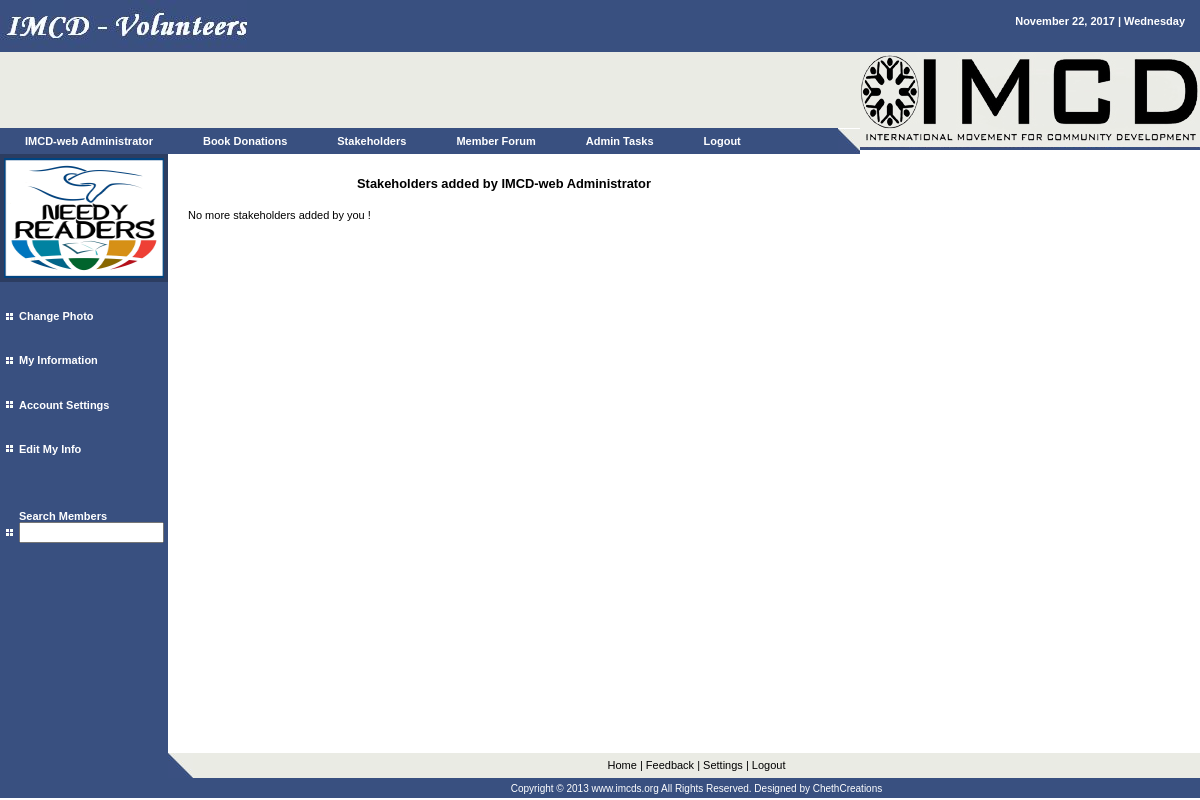
/user/mystake.php (signed in), run on the app's committed database.
### tables this page shows
CREATE TABLE `user` (
  `uid` int(50) NOT NULL auto_increment,
  `uname` varchar(50) NOT NULL,
  `pword` varchar(200) NOT NULL,
  `fname` varchar(50) NOT NULL,
  `mname` varchar(200) NOT NULL,
  `lname` varchar(50) NOT NULL,
  `dob` varchar(50) NOT NULL,
  `country` varchar(50) NOT NULL,
  `gender` varchar(50) NOT NULL,
  `tele` varchar(50) NOT NULL,
  `email` varchar(50) NOT NULL,
  `seq` varchar(50) NOT NULL,
  `answer` varchar(50) NOT NULL,
  `year` int(10) NOT NULL,
  `fid` varchar(20) NOT NULL,
  `town` varchar(50) NOT NULL,
  `status` varchar(50) NOT NULL default 'pend',
  `utype` varchar(50) NOT NULL default 'nuser',
  PRIMARY KEY  (`uid`)
);

### sess.php (called while the page is built, shortened)
<?php
$name=$_SESSION['fuser'];
$query="select * from user where uname='".$name."' ";
$result=mysql_query($query);
$new=mysql_fetch_array($result);
$f_name=$new['fname'];
$l_name=$new['lname'];
$photo=$new['mname'];
$utype=$new['utype'];
?>

### user/mystake.php (the view, shortened to what this page needs)
<?php
include('incu/header.php');
echo '
<script type="text/javascript">
function confirm_delete() {
  return confirm("Are you sure collected books? ");
}
</script>
<div align="center"><h3>Stakeholders added by '.$f_name.' '.$l_name.'</h3></div>';
echo "No more stakeholders added by you !";
include('incu/footer.php');?>

### user/incu/header.php (shortened to what this page needs)
<?php
include('../sess.php');
?>
<html>
<head>
<link rel="stylesheet" href="styles.css" type="text/css">
</head>
<body bgcolor="#ffffff" leftmargin="0" topmargin="0" marginwidth="0" marginheight="0">
<table width="100%" border="0" cellspacing="0" cellpadding="0" height="100%">
  <tr>
    <td bgcolor="#395080" height="50" valign="top">
      <table width="100%" border="0" cellspacing="0" cellpadding="0" height="100%">
        <tr>
          <td width="50%" valign="top"><a href="index.php" class="menutext"> <img name="companyname" src="images/companyname.jpg" width="247" height="50" border="0"></a></td>
          <td width="50%" valign="top">
            <table width="100%" border="0" cellspacing="0" cellpadding="15">
              <tr>
                <td valign="top" align="right" class="menutext">
				<?php echo gmdate("F d, Y | l");?>
				</td>
              </tr>
            </table>
		 </td>
        </tr>
      </table>
    </td>
  </tr>
  <tr>
    <td height="98" valign="top">
      <table width="100%" border="0" cellspacing="0" cellpadding="0" height="100%">
        <tr>
          <td valign="top" width="82%">
            <table width="100%" border="0" cellspacing="0" cellpadding="0" height="100%">
              <tr bgcolor="#EAEBE4">
                <td height="73" valign="top" bgcolor="#EAEBE4"><img src="images/spacer.gif" width="1" height="73"></td>
                <td>&nbsp;</td>
              </tr>
              <tr>
                <td height="25" bgcolor="#395080" class="menutext" nowrap width="100%">
				<ul id="menu">
    <li><a href="../user/myinfo.php" class="menutext"><?php echo $f_name." ".$l_name; ?></a></li>
    <li><a href="pe_don.php" class="menutext">Book Donations</a>
    </li>
	    <li><a href="#" class="menutext">Stakeholders</a>
    </li>
     <li><a href="forum.php" class="menutext">Member Forum</a>
    </li>
	<?php
	if($utype=='admin'){
	echo '
		    <li><a href="#" class="menutext">Admin Tasks</a>
        <ul>
            <li><a href="request.php" class="menutext"><img src="images/square.jpg" width="7" height="7"> &nbsp;&nbsp;Pending Member Requests</a></li>
			<li><a href="allstake.php" class="menutext"><img src="images/square.jpg" width="7" height="7"> &nbsp;&nbsp;All Stakeholders</a></li>
        </ul>
    </li>
	';
	}
	?>
    <li><a href="../user/logout.php" class="menutext">Logout</a>
    </li>
</ul>
				 </td>
                <td height="25" width="22" valign="bottom"><img name="triangle1" src="images/triangle1.jpg" width="22" height="25" border="0"></td>
              </tr>
            </table>
          </td>
          <td valign="top" align="right" width="340"><img name="graphic1" src="images/graphic1.jpg" width="340" height="98" border="0"></td>
        </tr>
      </table>
    </td>
  </tr>
  <tr>
    <td height="72%" valign="top">
      <table width="70%" border="0" cellspacing="0" cellpadding="0" height="100%">
        <tr>
          <td valign="top" width="152" bgcolor="#395080">
            <table width="152" border="0" cellspacing="0" cellpadding="0" height="100%">
              <tr>
                <td width="152" bgcolor="#395080" height="140" valign="top"><a href="../user/photo.php"><img border="4" name="user" src="<?php echo $photo; ?>" width="160" height="120"/></a></td>
              </tr>
              <tr>
                <td valign="top" bgcolor="#395080">
                  <table width="100%" border="0" cellspacing="0" cellpadding="3" height="300">
                    <tr>
                      <td width="10" align="right"><img src="images/square.jpg" width="7" height="7"></td>
                      <td nowrap class="menutext"><a href="../user/photo.php" class="menutext">Change Photo</a></td>
                    </tr>
					<tr>
                      <td width="10" align="right"><img src="images/square.jpg" width="7" height="7"></td>
                      <td class="menutext"><a href="../user/myinfo.php" class="menutext">My Information</a></td>
                    </tr>
                    <tr>
                      <td width="10" align="right"><img src="images/square.jpg" width="7" height="7"></td>
                      <td class="menutext"><a href="../user/editset.php" class="menutext">Account Settings</a></td>
                    </tr>
                    <tr>
                      <td width="10" align="right"><img src="images/square.jpg" width="7" height="7"></td>
                      <td class="menutext"><a href="editme.php" class="menutext">Edit My Info</a></td>
                    </tr>
					<tr>
					<td width="10" align="right"><img src="images/square.jpg" width="7" height="7"></td>
                      <td class="menutext">
					<a href="../user/logall.php" class="menutext">Search Members</a><form action="logall.php" method="post"><input type="text" name="sch" size="15"></form></td>
					</tr>
                  </table>
                </td>
              </tr>
            </table>
          </td>
		   <td valign="top" width="85%">
            <table width="100%" border="0" cellspacing="0" cellpadding="20" height="100%">
              <tr>
                <td valign="top" height="420" class="text">

### user/styles.css (style rules this page uses)
.text { font-family: Verdana, Arial, Helvetica, sans-serif; font-size: 11px; line-height: 19px; color: #000000; text-decoration: none }
a { font-family: Verdana, Arial, Helvetica, sans-serif; font-size: 11px; color: #2C3D61; text-decoration: underline }
.menutext { font-family: Verdana, Arial, Helvetica, sans-serif; font-size: 11px; font-weight: bold; color: #FFFFFF; text-decoration: none }
ul { font-family: Arial, Verdana; font-size: 14px; margin: 0; padding: 0; list-style: none; }
ul li { display: block; position: relative; float: left; }
ul li a { display: block; text-decoration: none; color: #ffffff; border-top: 0px solid #ffffff; padding: 5px 25px 5px 25px; background: #395080; margin-left: 0px; }

### data on the page
user: fname "IMCD-web", lname "Administrator", mname (picture)

### other printed values
gmdate("F d, Y | l") "November 22, 2017 | Wednesday"
